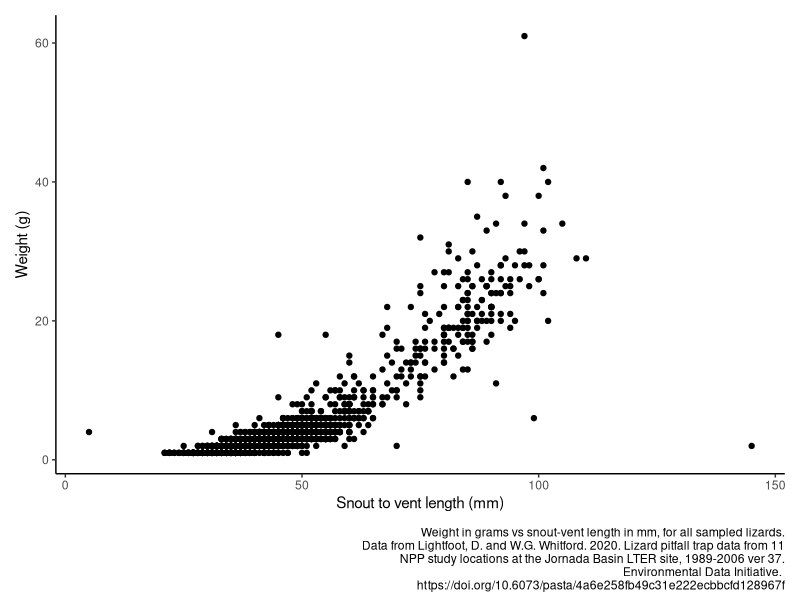
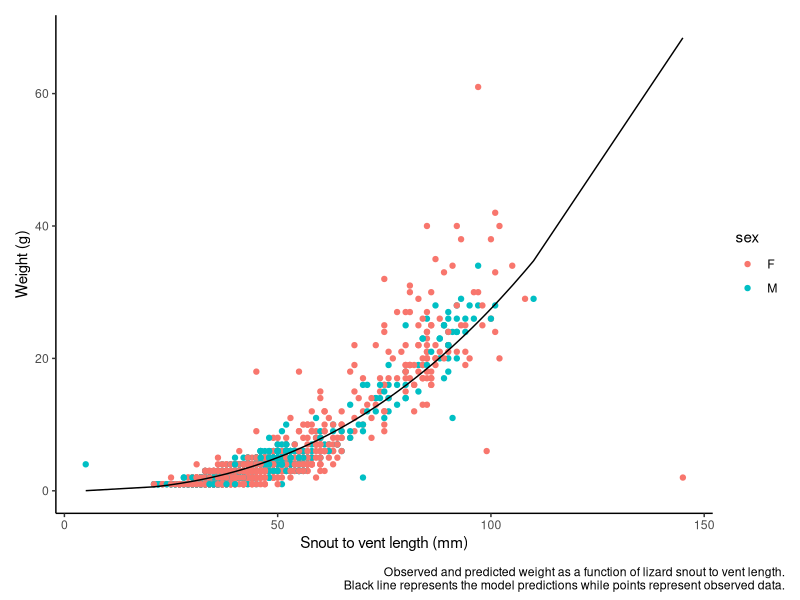
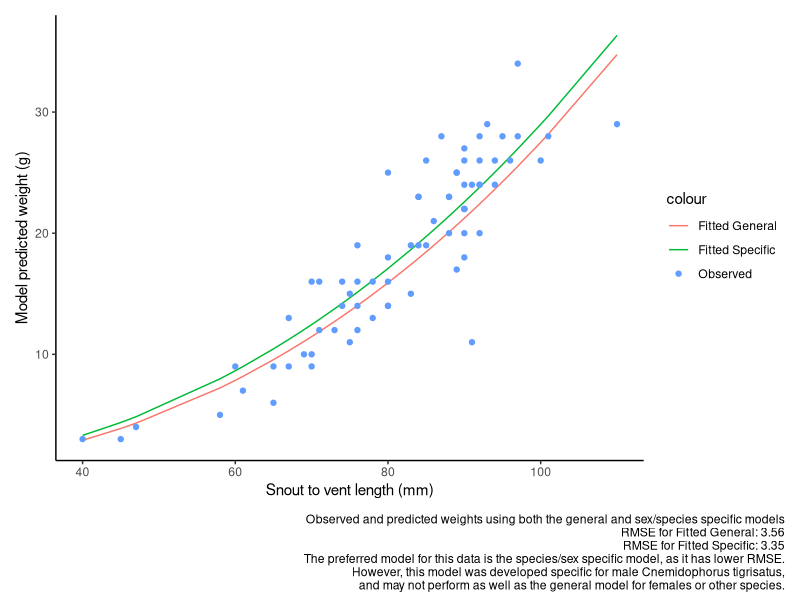

Write the R code that produced these figures, in order.
## ---- chunk 1
knitr::opts_chunk$set(echo = TRUE)
## ---- chunk 2
library(ggplot2)
library(dplyr)
library(patchwork)
library(knitr)
library(broom)
## ---- chunk 3
t2data = read.csv("lizard.csv")

## ---- chunk 4
plot1 = ggplot(data=t2data,mapping=aes(x=SV_length,y=weight))+geom_point()+theme_classic()+labs(x="Snout to vent length (mm)",y="Weight (g)")
#don't adjust axis, easier to see what's going on at weights near zero if they are away from x axis
plot1+plot_annotation(caption="Weight in grams vs snout-vent length in mm, for all sampled lizards.\nData from Lightfoot, D. and W.G. Whitford. 2020. Lizard pitfall trap data from 11\nNPP study locations at the Jornada Basin LTER site, 1989-2006 ver 37.\nEnvironmental Data Initiative. \nhttps://doi.org/10.6073/pasta/4a6e258fb49c31e222ecbbcfd128967f")
## ---- chunk 5
#log transform the data and add as new columns
t2data = mutate(t2data,log_wt = log(weight,base=10))
t2data = mutate(t2data,log_svl = log(SV_length,base=10))

#fit linear regression for log data
ml= lm(log_wt~log_svl,data=t2data)
summary(ml)


## ---- chunk 6
#set up our equation
eqn = function(svl,a,b){
  w=a*svl^b
  return(w)
}

#generate the model using estimates from the linear model on the log
nls1 = nls(weight~eqn(SV_length,a,b),data=t2data,start=list(a=(10^ml$coefficients[1]),b=ml$coefficients[2]),trace=FALSE)
## ---- chunk 7
#get an additional column of the fitted model predictons
t2data = augment(nls1,data=t2data)
## ---- chunk 8
nls1tidy = broom::tidy(nls1)
kable(nls1tidy,caption=c("Summary of model terms"))

## ---- chunk 9
#plot the fitted weight against the actual weight
plot2 = ggplot(data = t2data,mapping=aes(x=SV_length,y=weight))+geom_point(aes(color=sex))+labs(y="Weight (g)", x = "Snout to vent length (mm)")+geom_line(data=t2data,mapping=aes(x=SV_length,y=.fitted))+theme_classic()
plot2+plot_annotation(caption="Observed and predicted weight as a function of lizard snout to vent length.\nBlack line represents the model predictions while points represent observed data.")
## ---- chunk 10
t2data2 = filter(t2data,sex=="M"&spp=="CNTI")
colnames(t2data2)=c("x","spp","sex","SV_length","weight","log_wt","log_svl","Fitted General","Residuals General")

ml2= lm(log_wt~log_svl,data=t2data2)


#generate the model using estimates from the linear model on the log
nls2 = nls(weight~eqn(SV_length,a,b),data=t2data2,start=list(a=(10^ml2$coefficients[1]),b=ml2$coefficients[2]),trace=FALSE)
## ---- chunk 11
#get an additional column of the fitted model predictons
t2data2 = augment(nls2,data=t2data2)
colnames(t2data2)=c("x","spp","sex","SV_length","weight","log_wt","log_svl","Fitted General","Residuals General","Fitted Specific","Residuals Specific")
## ---- chunk 12
#rmse function
rmse = function(x,y){
  return(sqrt(mean((x-y)^2)))
}
rmse_model1 = rmse(t2data2$weight,t2data2$`Fitted General`)
rmse_model2 = rmse(t2data2$weight,t2data2$`Fitted Specific`)

## ---- chunk 13
#plot the fitted weight against the actual weight
plot3 = ggplot(data = t2data2,mapping=aes(x=SV_length,y=`Fitted General`))+geom_line(aes(color="Fitted General"))+geom_line(aes(color="Fitted Specific",x=SV_length,y=`Fitted Specific`))+geom_point(aes(color="Observed",x=SV_length,y=weight))+labs(y="Model predicted weight (g)", x = "Snout to vent length (mm)")+theme_classic()
plot3+plot_annotation(caption="Observed and predicted weights using both the general and sex/species specific models\nRMSE for Fitted General: 3.56\nRMSE for Fitted Specific: 3.35\nThe preferred model for this data is the species/sex specific model, as it has lower RMSE.\nHowever, this model was developed specific for male Cnemidophorus tigrisatus,\nand may not perform as well as the general model for females or other species.")
